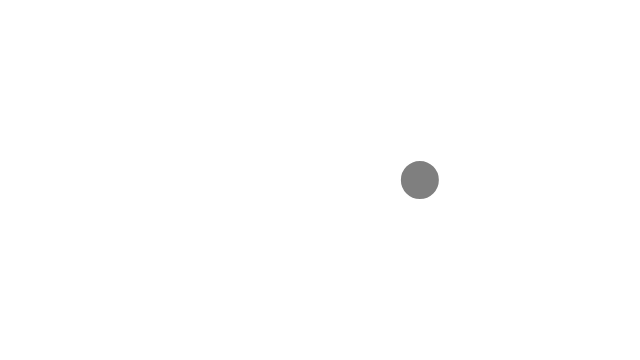
Frame 1 (no input)
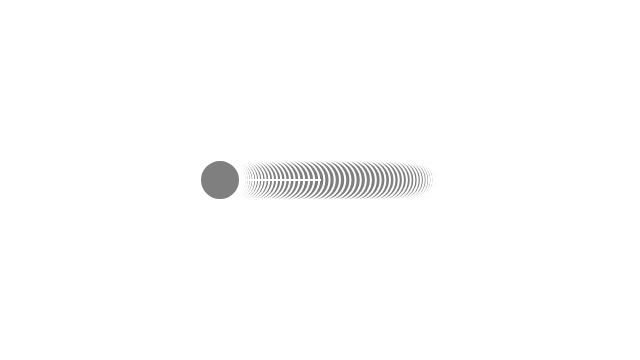
Frame 60 (no input)
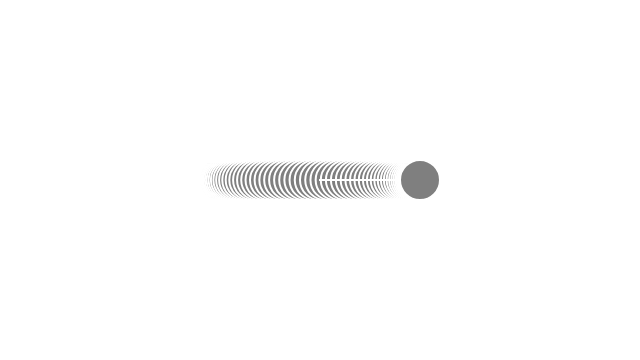
Frame 120 (the mouse pressed at the canvas centre since frame 60)

The p5.js sketch that drew these frames (run headless with seeded random() and noise() and a simulated clock; from frame 60 on, the mouse is pressed at the canvas centre):

// p5.js sketch
// ── sketch.js

function setup() {
 createCanvas(640, 360);
 background(255);

 
}

function draw() {
   var period = 120;
   var amplitude = 100;

   var x =  amplitude * cos(TWO_PI * frameCount / period);
      console.log('draw', x);
   // move origin to center of screen
   translate(width/2, height/2);

 
   fill(127);
   stroke(255);
   strokeWeight(2);
   line(0,0,x,0);//keep it on y xx
   ellipse(x,0,40,40);

   //

   
    
  }
